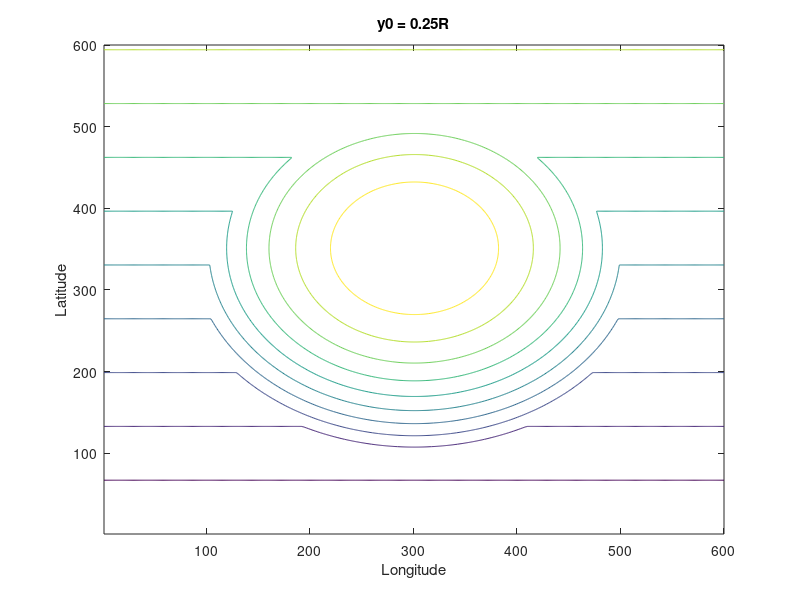

Reproduce this figure in MATLAB.
R = 20000;
L = 30000;
x = -L:100:L;
y = -L:100:L;
q = zeros(2*L/100,2*L/100);
B = 10^-11;

% for i = 1:2*L/100
%     for j = 1:2*L/100
%         r = sqrt(x(j)^2+y(i)^2);
%         I = r < R;
%         if I == 1
%           q(i,j) = -B/(4*R).*((y(i)-2*R).^2.-5*R^2.+x(j)^2);
%         else
%           q(i,j) =  B*y(i);
%         end
%     end
% end

for i = 1:2*L/100
    for j = 1:2*L/100
        r = sqrt(x(j)^2+y(i)^2);
        I = r < R;
        if I == 1
          q(i,j) = -2*B/R.*((y(i)-.25*R).^2.-(.25*R)^2.+x(j)^2-R^2);
        else
          q(i,j) =  B*y(i);
        end
    end
end



contour(q)
title('y0 = 0.25R')
xlabel('Longitude')
ylabel('Latitude')
    